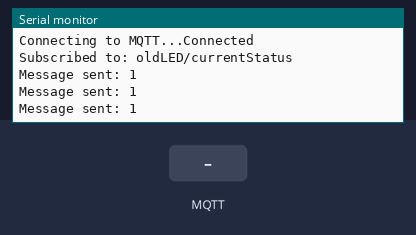
Simulated run of this sketch. Board: ESP32. Shown: the last lines printed to the serial monitor. The test bench sets the inputs (shaded band). WiFi joins after 1.5 s; servers stay silent unless stated; no MQTT or app messages arrive unless stated; not simulated (calls return 0 or success): arduino_secrets.h.

Above: at 2.7 s.
2.8 s: MQTT message "1" arrives on the first subscribed topic
At 3.6 s:
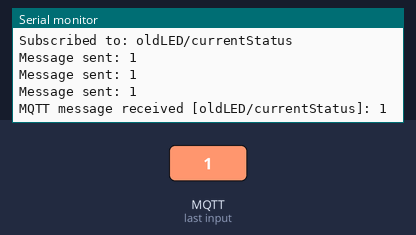
4.3 s: MQTT message "on" arrives on the first subscribed topic
At 5.1 s:
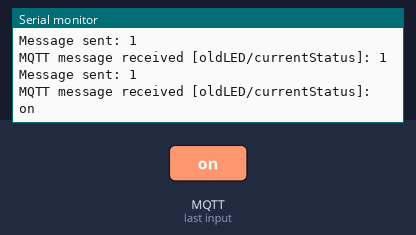
5.8 s: MQTT message "off" arrives on the first subscribed topic
At 6.6 s:
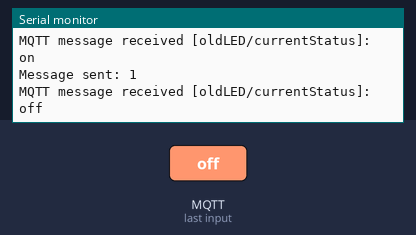

Measured:
- after the input at 2.8 s, the serial monitor: prints a new line at once (image 1)
- after the input at 4.3 s, the serial monitor: prints a new line at once (image 2)
- after the input at 5.8 s, the serial monitor: prints a new line at once (image 3)

The sketch:

mqtttestcode_2.ino
```cpp
#include <WiFi.h>
#include <PubSubClient.h>
#include "arduino_secrets.h"

const char* ssid          = SECRET_SSID;
const char* password      = SECRET_PASS;
const char* mqtt_username = SECRET_MQTTUSER;
const char* mqtt_password = SECRET_MQTTPASS;
const char* mqtt_server   = SECRET_MQTTPASS;
const int mqtt_port       = SECRET_MQTT_HOST;

WiFiClient wifiClient;
PubSubClient client(wifiClient);

const char* publishTopic = "kidLED/currentStatus";
const char* subscribeTopic = "oldLED/currentStatus";

void setup_wifi() {
    delay(10);
    Serial.println("Connecting to WiFi...");
    WiFi.begin(ssid, password);
    while (WiFi.status() != WL_CONNECTED) {
        delay(500);
        Serial.print(".");
    }
    Serial.println("\nWiFi connected");
    Serial.print("IP Address: ");
    Serial.println(WiFi.localIP());
}

void callback(char* topic, byte* payload, unsigned int length) {
    Serial.print("MQTT message received [");
    Serial.print(topic);
    Serial.print("]: ");

    String receivedMessage = "";
    for (int i = 0; i < length; i++) {
        receivedMessage += (char)payload[i];
    }
    Serial.println(receivedMessage);
    delay(1000);
}

void reconnect() {
    while (!client.connected()) {
        Serial.print("Connecting to MQTT...");
        if (client.connect("mqttClient", mqtt_username, mqtt_password)) {
            Serial.println("Connected");
            client.subscribe(subscribeTopic);
            Serial.print("Subscribed to: ");
            Serial.println(subscribeTopic);
        } else {
            Serial.print("Failed, status: ");
            Serial.print(client.state());
            Serial.println(" Retrying in 2 seconds...");
            delay(2000);
        }
    }
}

void setup() {
    Serial.begin(115200);
    setup_wifi();
    client.setServer(mqtt_server, mqtt_port);
    client.setCallback(callback);
}

void loop() {
    if (!client.connected()) {
        reconnect();
    }
    client.loop();

    static unsigned long lastMsg = 0;
    if (millis() - lastMsg > 500) {
        lastMsg = millis();
        String message = "1";
        client.publish(publishTopic, message.c_str());
        Serial.println("Message sent: " + message);
    }

}
```
